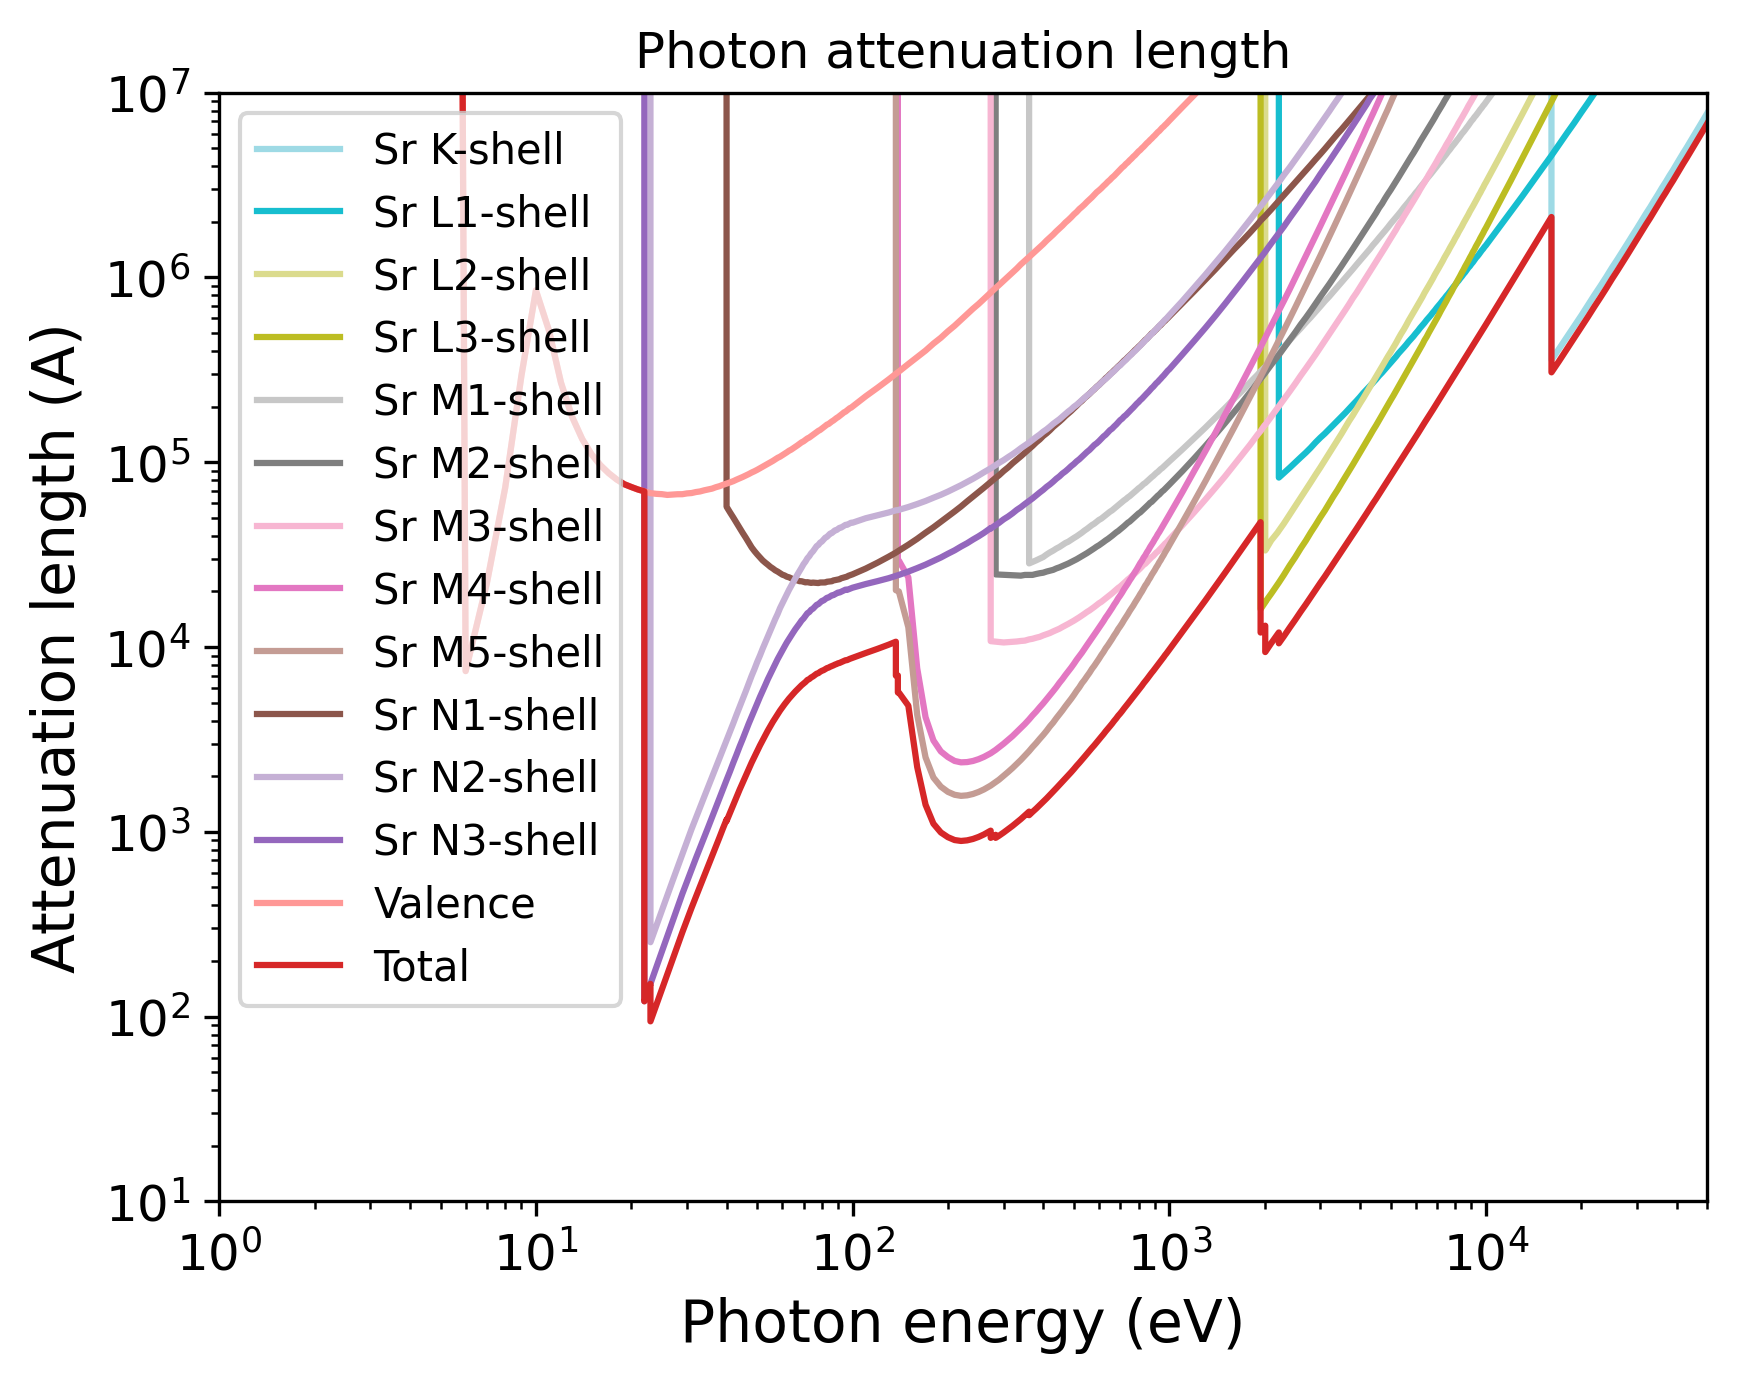

Generate this figure with Python:
import pandas as pd
import numpy as np
import matplotlib.pyplot as plt
import matplotlib.cm as cm
# Set the format:
plt.xlabel("Photon energy (eV)", fontsize=14)
plt.ylabel("Attenuation length (A)", fontsize=14)
plt.xticks(fontsize=12)
plt.yticks(fontsize=12)
plt.grid(False)
# Set the axes:
# Read the output file:
df = pd.read_csv(r"OUTPUT_Sr_Photon_IMFP.dat", sep=r'\s+', header=None, comment="#", skipinitialspace=True)
plt.xscale("log")
plt.yscale("log")
# Prepare the plot:
columns_to_plot = [ 1, 2, 3, 4, 5, 6, 7, 8, 9, 10, 11, 12, 13, 14]
labels = [ "Sr K-shell", "Sr L1-shell", "Sr L2-shell", "Sr L3-shell", "Sr M1-shell", "Sr M2-shell", "Sr M3-shell", "Sr M4-shell", "Sr M5-shell", "Sr N1-shell", "Sr N2-shell", "Sr N3-shell", "Valence", "Total"]
# Create N distinct colors from a colormap
N = len(columns_to_plot)
colors = plt.cm.tab20(np.linspace(1, 0, 20))
# Set line styles:
linestyles = [ "-", "-", "-", "-", "-", "-", "-", "-", "-", "-", "-", "-", "-", "-"]
for i, col in enumerate(columns_to_plot):
    color = colors[i % len(colors)]
    ls    = linestyles[i % len(linestyles)]
    label = labels[i % len(labels)]
    plt.plot(df.iloc[:, 0], df.iloc[:, col],
    color=color,
    label=label,
    linestyle=ls)
plt.xlim(1.00000000,50000.00000000)
plt.ylim(10.00000000,10000000.00000000)
plt.title("Photon attenuation length")
plt.legend(loc="best", fontsize=10)
# Save the plot in this format:
plt.savefig("OUTPUT_MFP_photon.png", dpi=300, bbox_inches="tight")
